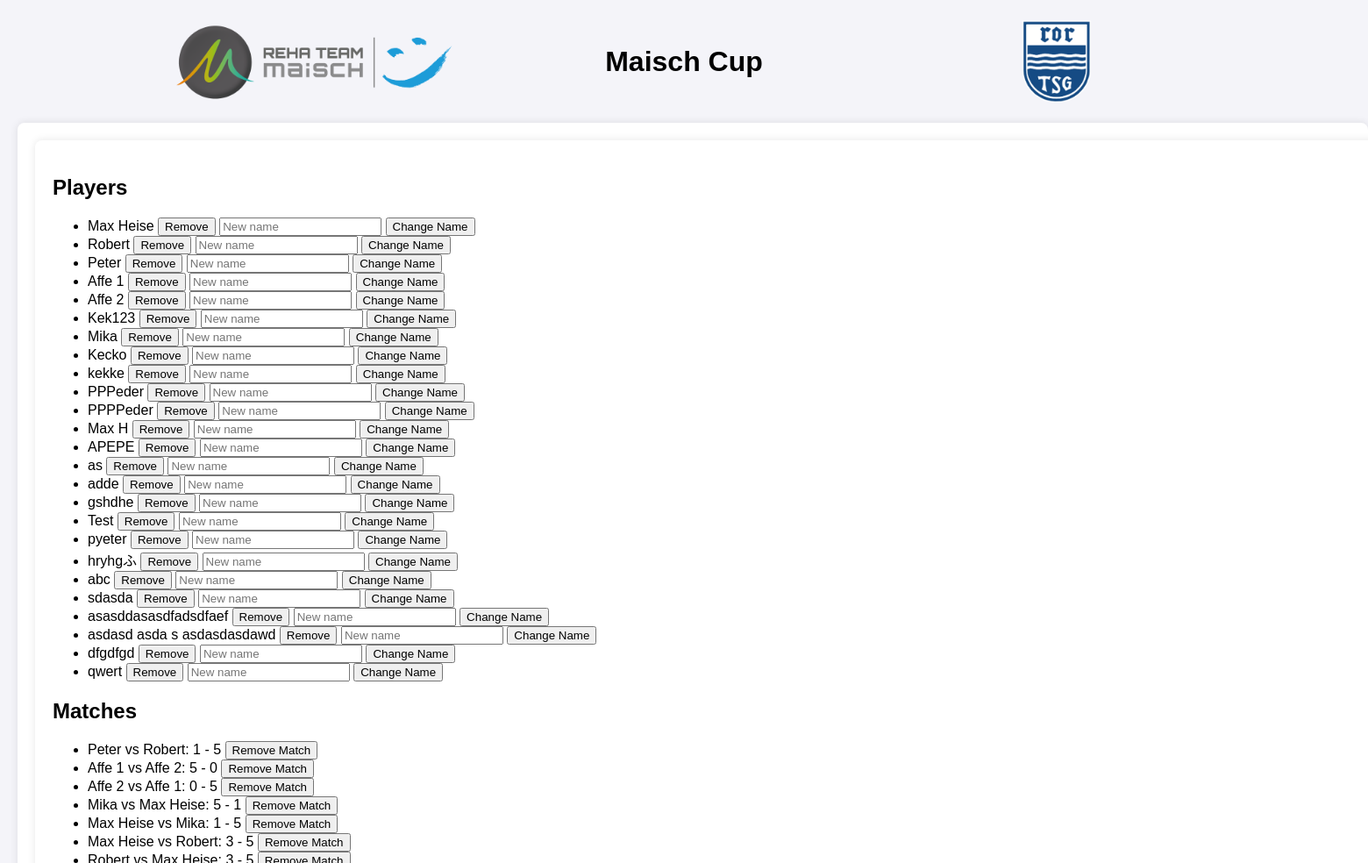
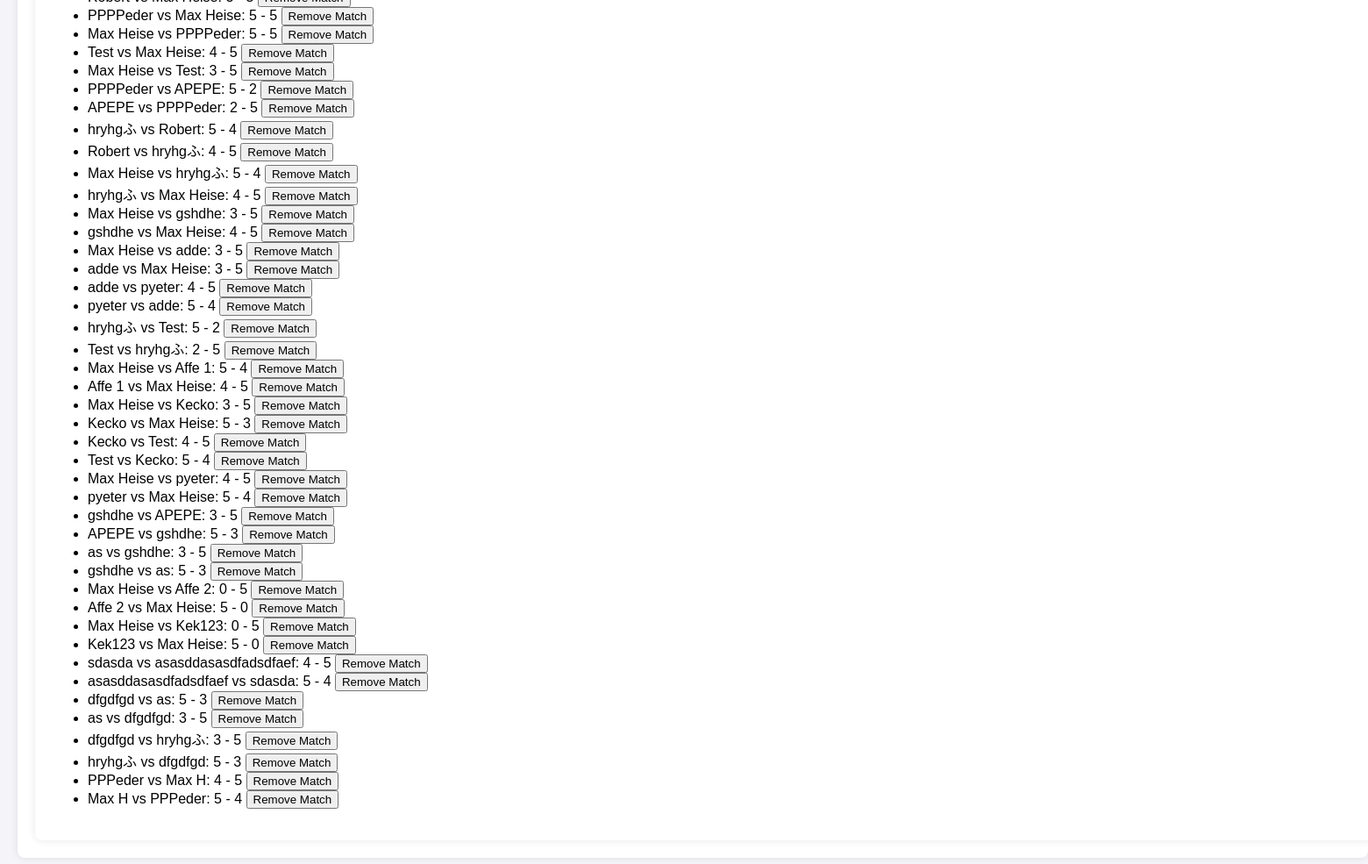
Before: /dev with the older database file (2 pictures, top to bottom).
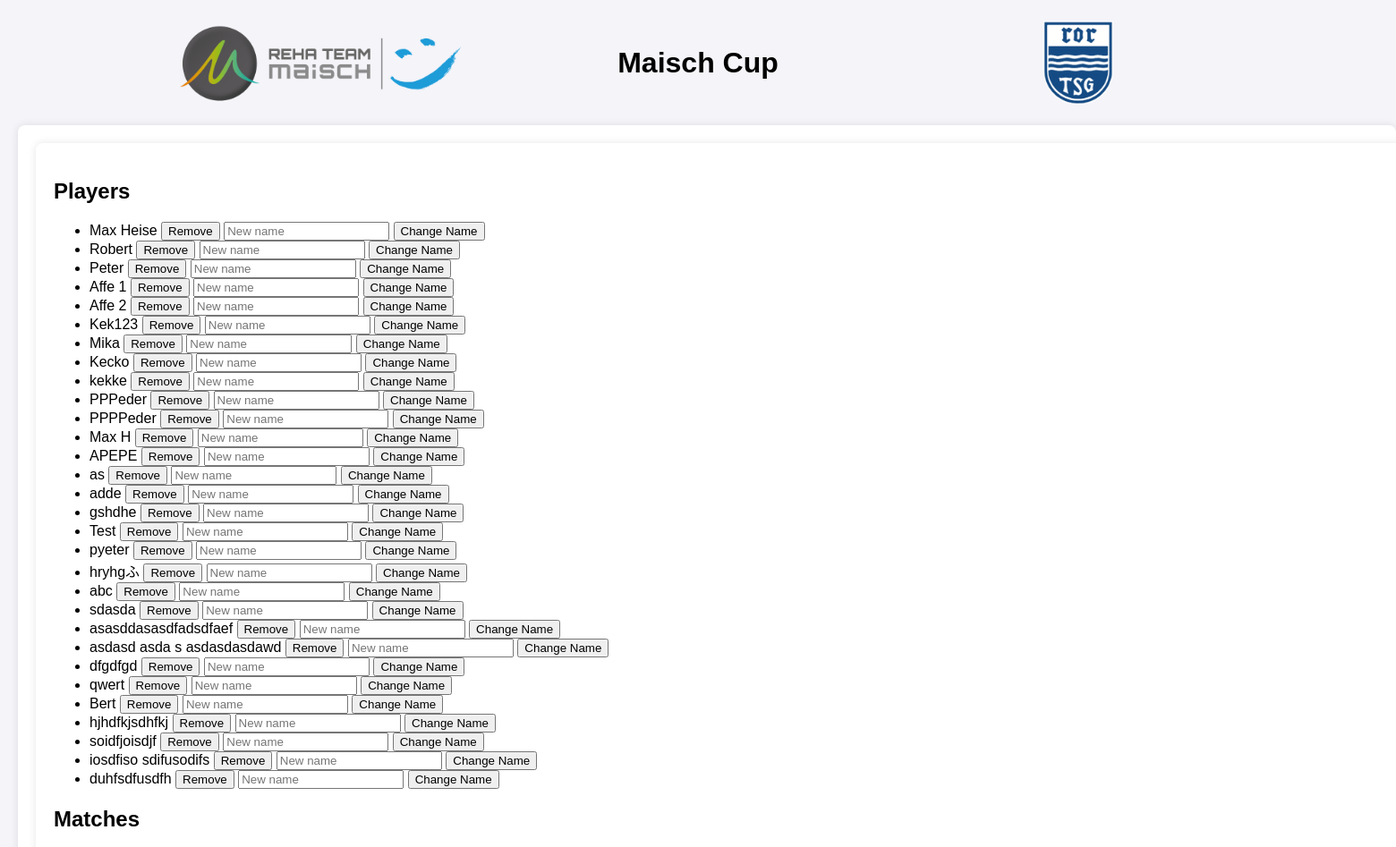
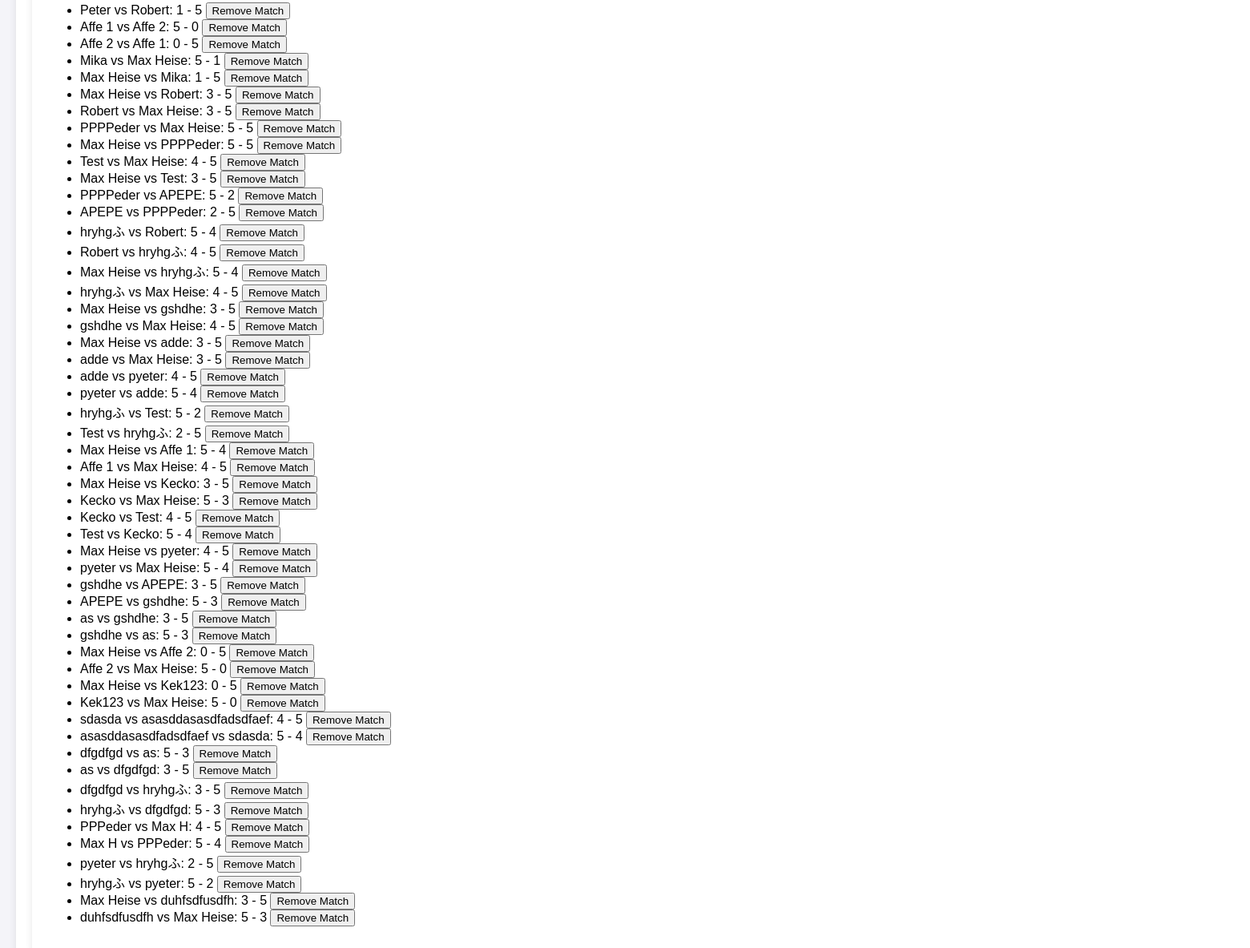
After: the same page with the newer database file (2 pictures, top to bottom).
### app.py (models this page shows)
class Player(db.Model):
    id = db.Column(db.Integer, primary_key=True)
    name = db.Column(db.String(100), unique=True, nullable=False)

class Score(db.Model):
    id = db.Column(db.Integer, primary_key=True)
    player1_id = db.Column(db.Integer, db.ForeignKey('player.id'), nullable=False)
    player2_id = db.Column(db.Integer, db.ForeignKey('player.id'), nullable=False)
    score1 = db.Column(db.Integer, nullable=False)
    score2 = db.Column(db.Integer, nullable=False)
    win = db.Column(db.Boolean, nullable=False)
    player1 = db.relationship('Player', foreign_keys=[player1_id])
    player2 = db.relationship('Player', foreign_keys=[player2_id])

### app.py (the view)
@app.route('/dev', methods=['GET', 'POST'])
def dev():
    players = Player.query.all()
    scores = Score.query.all()
    return render_template('dev.html', players=players, scores=scores)

### templates/dev.html (shortened to what this page needs)
{% extends "base.html" %}
{% block content %}
<div class="container">
    <h2>Players</h2>
    <ul>
        {% for player in players %}
        <li>
            {{ player.name }}
            <form method="POST" action="{{ url_for('remove_player', player_id=player.id) }}" style="display:inline;">
                <button type="submit">Remove</button>
            </form>
            <form method="POST" action="{{ url_for('change_player_name', player_id=player.id) }}" style="display:inline;">
                <input type="text" name="new_name" placeholder="New name" required>
                <button type="submit">Change Name</button>
            </form>
        </li>
        {% endfor %}
    </ul>
    <h2>Matches</h2>
    <ul>
        {% for score in scores %}
        <li>
            {{ score.player1.name }} vs {{ score.player2.name }}: {{ score.score1 }} - {{ score.score2 }}
            <form method="POST" action="{{ url_for('remove_match', player1_id=score.player1_id, player2_id=score.player2_id) }}" style="display:inline;">
                <button type="submit">Remove Match</button>
            </form>
        </li>
        {% endfor %}
    </ul>
</div>
{% endblock %}

### templates/base.html (shortened to what this page needs)
<!DOCTYPE html>
<html lang="en">
  <head>
  </head>
  <body>
    <header>
      <img src="{{ url_for('static', filename='images/maisch.png') }}" alt="Maisch Logo" style="display: block; margin: 0 auto; height: 100px;">
      <h1>Maisch Cup</h1>
      <img src="{{ url_for('static', filename='images/tsg.png') }}" alt="TSG Rohrbach Logo" style="display: block; margin: 0 auto; height: 100px;">
    </header>
    <div class="container">{% block content %}{% endblock %}</div>
  </body>
</html>

### templates/base.html (style rules this page uses)
header { display: grid; grid-template-columns: 1fr auto 1fr; align-items: center; text-align: center; margin-bottom: 20px; }
header h1 { grid-column: 2; }
body { font-family: Arial, sans-serif; margin: 0; padding: 20px; background-color: #f4f4f9; }
.container { width: 1500px; margin: 0 auto; background-color: #fff; padding: 20px; border-radius: 8px; box-shadow: 0 0 10px rgba(0,0,0,0.1); }
h1 { text-align: center; }

Changed rows visible on the page:
added Player: name "Bert"
added Player: name "hjhdfkjsdhfkj"
added Player: name "soidfjoisdjf"
added Player: name "iosdfiso sdifusodifs"
added Player: name "duhfsdfusdfh"
added Score: player1.name "pyeter", player2.name "hryhgふ", score1 "2", score2 "5"
added Score: player1.name "hryhgふ", player2.name "pyeter", score1 "5", score2 "2"
added Score: player1.name "Max Heise", player2.name "duhfsdfusdfh", score1 "3", score2 "5"
added Score: player1.name "duhfsdfusdfh", player2.name "Max Heise", score1 "5", score2 "3"
